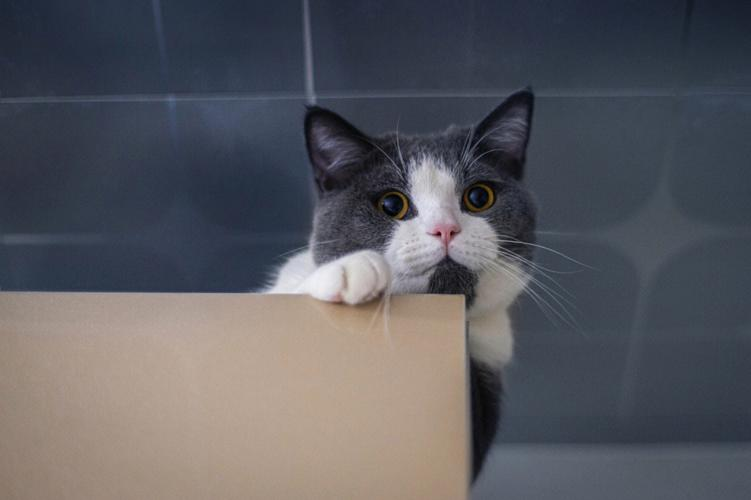
#> input picture reference/程序源码/uptech_vision_ai_class_code/e_image_calcate/cat.jpeg, 751 x 500 px
$ python image_binary.py
#> lines starting #> are read from the running program, lines starting #| are printed output that depends on the picture; after the words box and inside, x2 and y2 are one past the last pixel; in counts of white or black regions, pixels touching at a corner belong together
import cv2

# 读取图片
img = cv2.imread('cat.jpeg')
#> img is the input picture: shape (500, 751, 3); mean B, G, R 95.3, 89.5, 89.5

# 将图片转换为灰度图
gray_img = cv2.cvtColor(img, cv2.COLOR_BGR2GRAY)
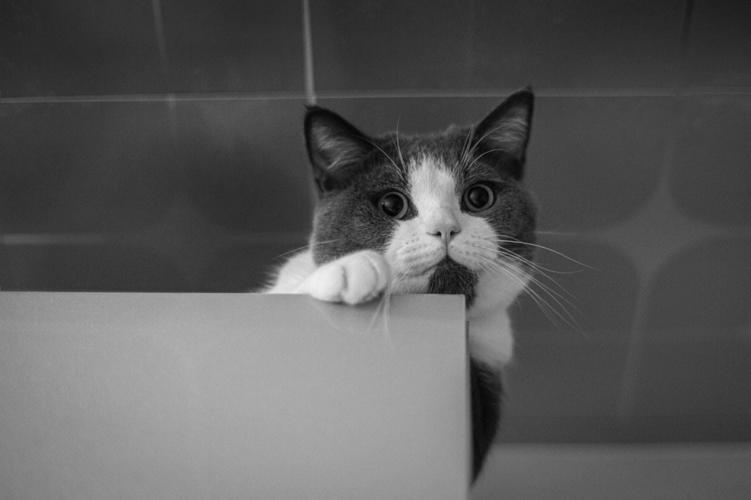
#> gray_img: shape (500, 751); min 0, max 240, mean 90.1

# 二值化处理
ret, binary_img = cv2.threshold(gray_img, 0, 255, cv2.THRESH_BINARY | cv2.THRESH_OTSU)
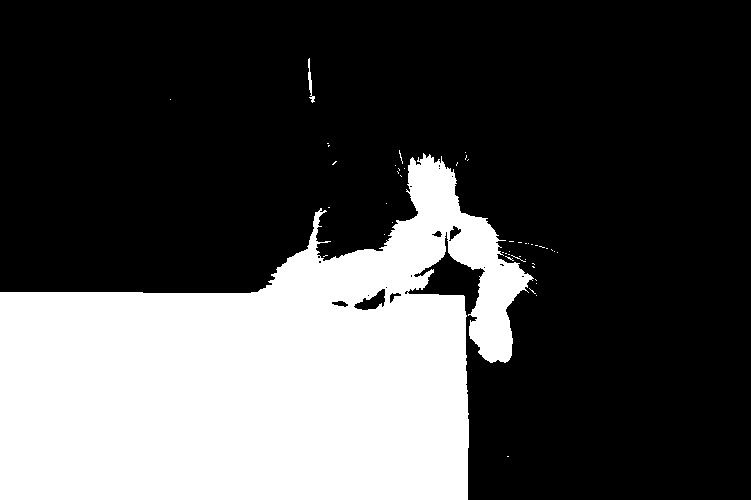
#> binary_img: shape (500, 751); 30.3% white; 47 white regions (45 under 20 px), largest, box (x1, y1, x2, y2) and area: (0, 153, 534, 500) 113330, (308, 58, 315, 103) 111
#> ret = 109

# 显示二值化后的图像（可选）
cv2.imshow('Binary Image', binary_img)

# 等待用户操作，然后关闭所有窗口
cv2.waitKey(0)
cv2.destroyAllWindows()

$ run again, with reference/程序源码/uptech_vision_ai_class_code/e_image_calcate/dog.jpeg copied over reference/程序源码/uptech_vision_ai_class_code/e_image_calcate/cat.jpeg
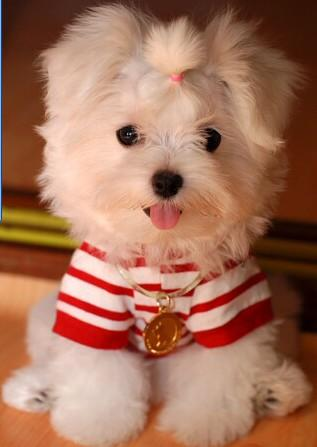
#> input picture reference/程序源码/uptech_vision_ai_class_code/e_image_calcate/dog.jpeg, 317 x 447 px
#> img is the input picture: shape (447, 317, 3); mean B, G, R 91, 113.8, 164
#> `gray_img = cv2.cvtColor(img, cv2.COLOR_BGR2GRAY)`:
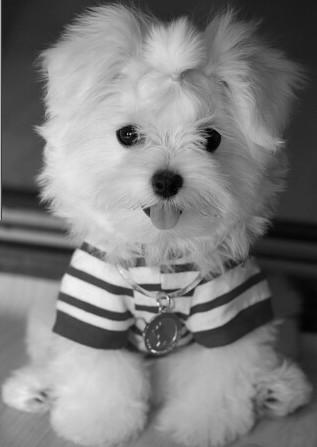
#> gray_img: shape (447, 317); min 1, max 242, mean 126.2
#> `ret, binary_img = cv2.threshold(gray_img, 0, 255, cv2.THRESH_BINARY | ..`:
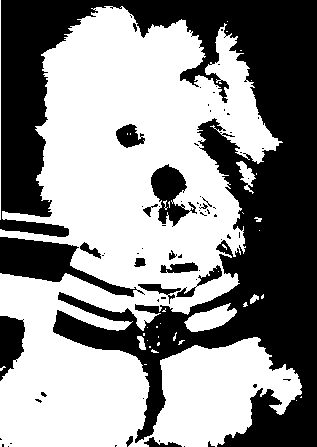
#> binary_img: shape (447, 317); 55.5% white; 71 black regions (55 under 20 px), largest, box (x1, y1, x2, y2) and area: (0, 0, 317, 447) 55210, (0, 237, 145, 297) 3200, (151, 164, 197, 227) 1404
#> ret = 120
